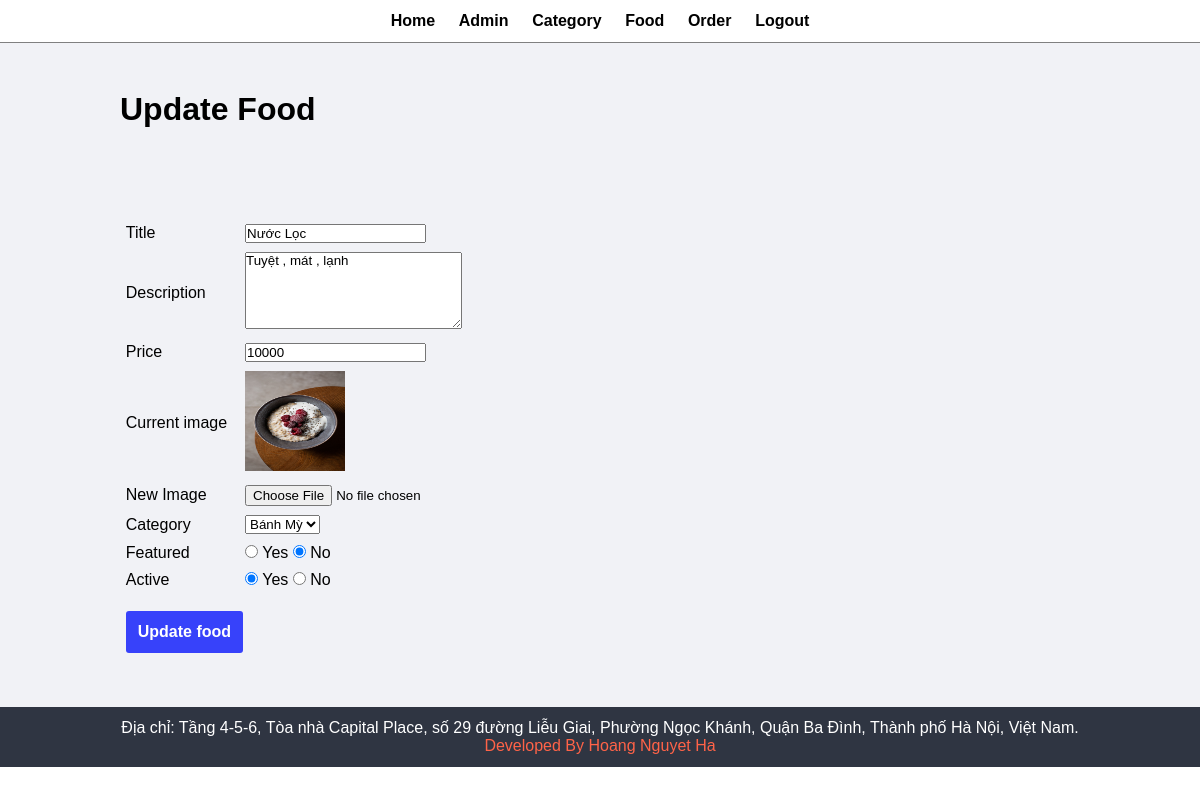
The page /admin/update_food.php?id=36 (signed in) on the database its author committed.
### tables this page shows
CREATE TABLE `tbl_food` (
  `id` int(10) UNSIGNED NOT NULL,
  `title` varchar(50) NOT NULL,
  `description` text NOT NULL,
  `price` double NOT NULL,
  `image_name` varchar(50) NOT NULL,
  `category_id` int(10) UNSIGNED NOT NULL,
  `featured` varchar(50) NOT NULL,
  `active` varchar(50) NOT NULL
);

### admin/update_food.php (the view, shortened to what this page needs)
<?php
include("detail/menu.php") ?>
<?php
    if(isset($_GET['id'])) {
        $id = $_GET['id'];
        $sql2 = "SELECT * FROM tbl_food WHERE id = $id";
        $res2 = mysqli_query($conn,$sql2);
        $row2 = mysqli_fetch_assoc($res2);
        $title = $row2['title'];
        $description = $row2['description'];
        $price = $row2['price'];
        $current_image = $row2['image_name'];
        $featured = $row2['featured'];
        $active = $row2['active'];
    }else {
        header("location: ".SITEURL."admin/manage_food.php");
    }
?>
<div class="main-content">
    <div class="wrapper">
        <h1>Update Food</h1>
        <br><br>
        <br><br><br>
        <form action="" method="POST" enctype="multipart/form-data">
            <table class="tbl-30">
                <tr>
                    <td>Title</td>
                    <td>
                        <input type="text" name="title" value="<?php echo $title; ?>">
                    </td>
                </tr>
                <tr>
                    <td>Description</td>
                    <td>
                        <textarea name="description" id="description" cols="25" rows="5"><?php echo $description; ?></textarea>
                    </td>
                </tr>
                <tr>
                    <td>Price</td>
                    <td>
                        <input type="text" name="price" value="<?php echo $price; ?>">
                    </td>
                </tr>
                <tr>
                    <td>Current image</td>
                    <td>
                        <?php
                        if ($current_image != "") {
                            ?>
                                <img src="<?php echo SITEURL; ?>images/food/<?php echo $current_image;?>" width="100px" height="100px">
                            <?php
                        } else {
                            echo '<div class="error">Image not added</div>';
                        }
                        ?>
                    </td>
                </tr>
                <tr>
                    <td>New Image</td>
                    <td>
                        <input type="file" name="image">
                    </td>
                </tr>
                <tr>
                    <td>Category</td>
                    <td>
                        <select name="category" >
                            <?php
                                $sql = "SELECT * FROM tbl_category WHERE active = 'Yes'";
                                $res = mysqli_query($conn , $sql);
                                $count = mysqli_num_rows($res);
                                if ($count > 0) {
                                    while ($row = mysqli_fetch_array($res)) {
                                        $category_title = $row['title'];
                                        $category_id = $row['id'];
                                        ?>
                                            echo '<option value="<?php echo $category_id?>"><?php echo $category_title?></option>';
                                        <?php
                                    }
                                }else {
                                    ?>
                                        echo '<option value="0" class="error">Category not Invailable !</option>';
                                    <?php
                                }
                            ?>
                        </select>
                    </td>
                </tr>
                <tr>
                    <td>Featured</td>
                    <td>
                        <input <?php if($featured == "Yes") {echo "checked" ;}?> type="radio" name="featured" value="Yes"> Yes
                        <input <?php if($featured == "No") {echo "checked" ;}?> type="radio" name="featured" value="No"> No
                    </td>
                </tr>
                <tr>
                    <td>Active</td>
                    <td>
                        <input <?php if($active == "Yes") {echo "checked" ;}?> type="radio" name="active" value="Yes"> Yes
                        <input <?php if($active == "No") {echo "checked" ;}?> type="radio" name="active" value="No"> No
                    </td>
                </tr>
                    <tr>
                        <td>
                            <form action="your_update_food_handler.php" method="post">
                                <input type="submit" name="submit" value="Update food" class="btn-primary" style="padding: 12px; margin-top: 12px;">
                            </form>
                        </td>
                    </tr>
            </table>
        </form>
    </div>
</div>
<?php
include("detail/footer.php") ;
?>

### css/admin.css (style rules this page uses)
* { margin: 0; padding: 0; font-family: Arial, Helvetica, sans-serif; }
.wrapper { padding: 1%; width: 80%; margin: 0 auto; }
.tbl-30 { width: 30%; }
table tr td { padding: 1% ; }
.btn-primary { background-color: #3742fa ; padding: 1%; font-size: 16px; font-weight: 600; color: white; text-decoration: none; font-weight: 600; border: none; border-radius: 3px; cursor: pointer; }
.main-content { background-color:#f1f2f6; padding: 3% 0; }

### rows shown on the page
tbl_food: title "Nước Lọc", description "Tuyệt , mát , lạnh", price "10000", image_name (picture), featured "☑", active "☑"

### other values the page prints
form field category "Bánh Mỳ"
